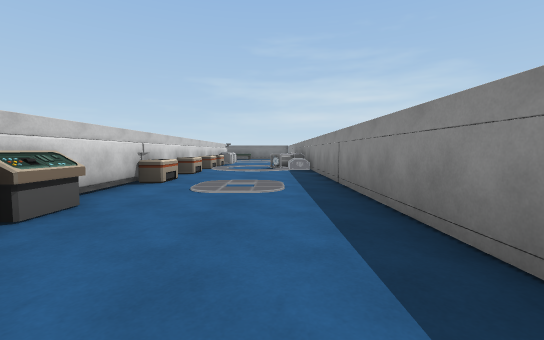
[1] (above)

15 first-person views from a walk through a Unity game level. The camera is 1.2 m above the floor, tilts 4° down and sees 90° across. Doors are open. The floor is counted in squares, 2 m on a side. Each view is taken from the middle of a square. On the plan, view 1 faces up. The plan holds only what a view shows up to about 9 squares ahead; the rest is blank. The place goes on beyond the plan. The player is left out.

[2]
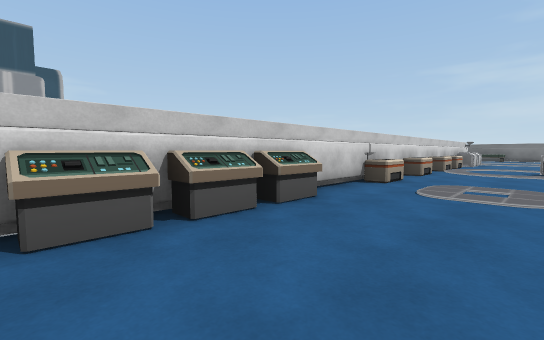

[3]
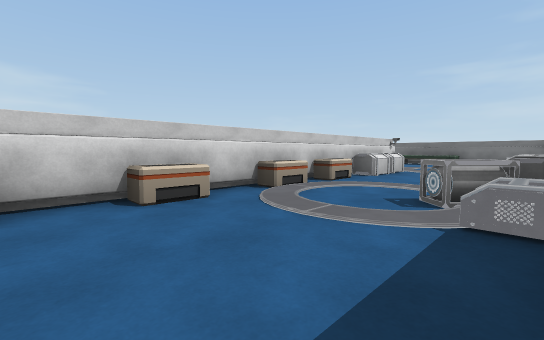

[4]
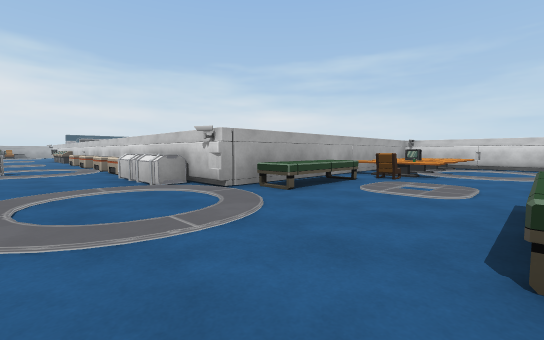

[5]
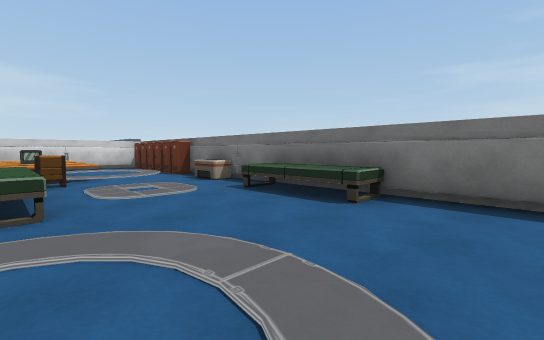

[6]
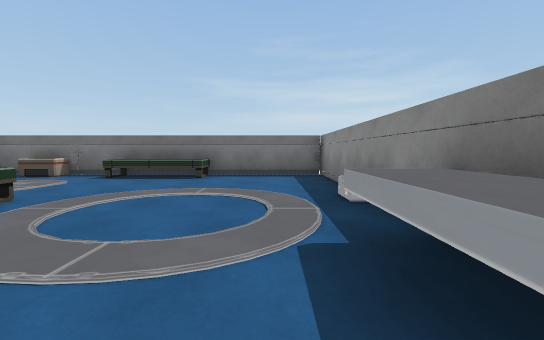

[7]
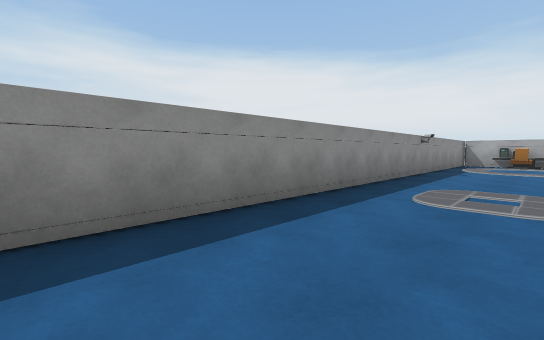

[8]
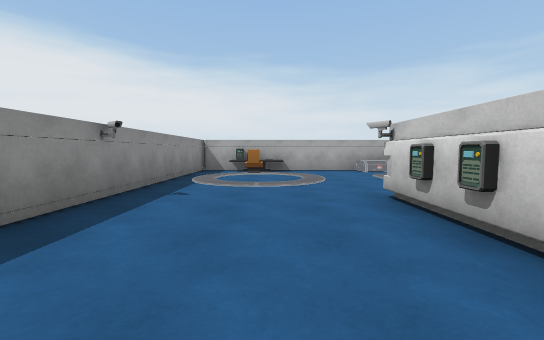

[9]
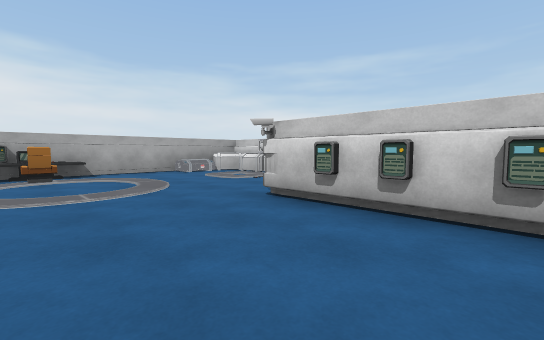

[10]
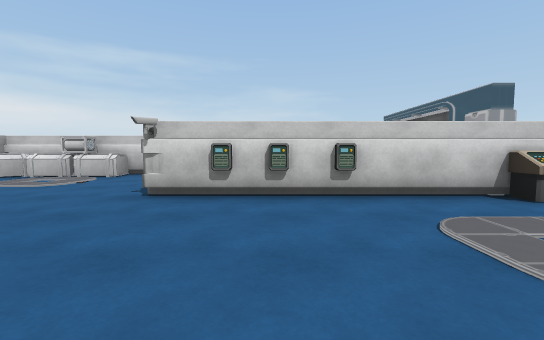

[11]
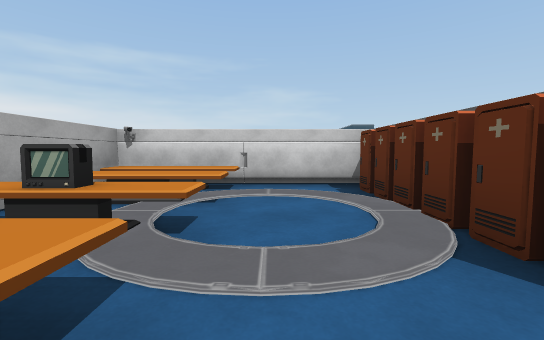

[12]
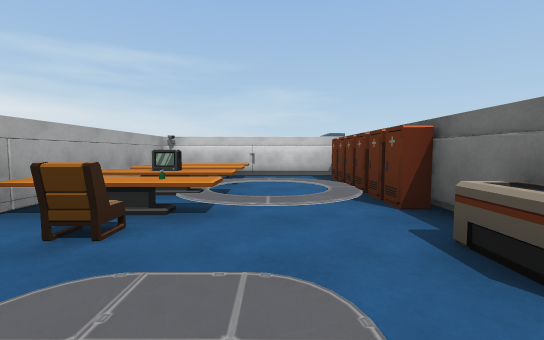

[13]
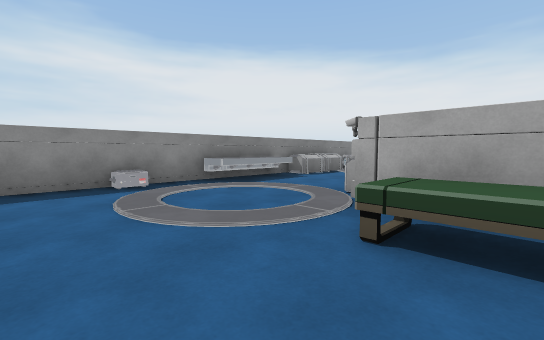

[14]
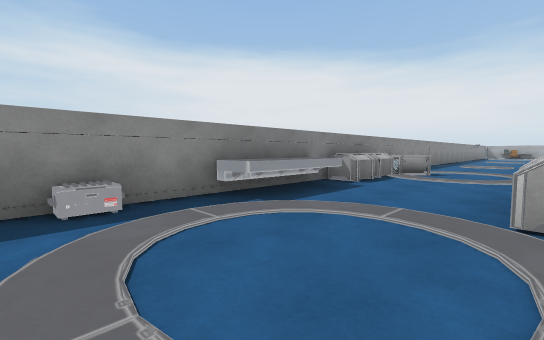

[15]
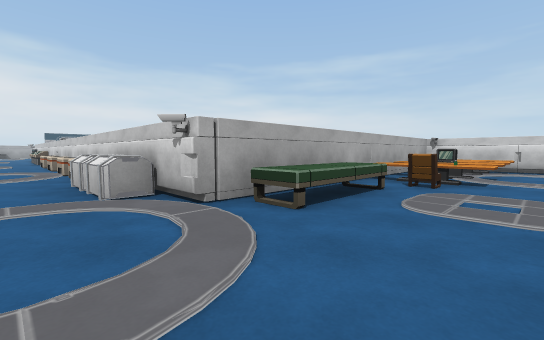

### Floor plan
Points are (right, up) in squares from view 1. A wall is a line through its corners. A room is listed if a view was taken in it or the views show most of it. See-through windows are left out.
Room 1 (views 1, 2, 3, 4, 5, 6, 7, 8, 9, 10, 11, 12, 13, 14, 15)
walls: (-2.5, 5.4) (-2.5, 4.9); (1.2, 12.5) (1.2, 20); (1.2, 19.7) (-6.5, 19.7); (-5.8, -6.1) (-5.8, -8.5); (-10.8, 19.6) (-10.8, 15.3) (-2.5, 15.3) (-2.5, -4.6); (-3.6, -9.7) (1.1, -9.7); (1.2, -10) (1.2, 9.6)
low walls: (0.5, 12.8) (0.5, 14.9) (1.2, 14.9); (1, 12.8) (1, 14.9)
objects: other object (-10, 16) to (-10, 17); other object (-10, 20); other object (-9, 16) to (-9, 17); other object (-9, 20); other object (-8, 16) to (-8, 17); other object (-8, 20); other object (-7, 16); other object (-7, 17); other object (-7, 20); other object (-6, 17); other object (-5, -8); other object (-5, -7); other object (-5, 16) to (-3, 16); other object (-5, 19); other object (-3, 19) to (-2, 19); other object (-2, 0); other object (-2, 1); other object (-2, 2) to (-2, 3); other object (-2, 5) to (-2, 6); other object (-2, 7) to (-2, 8); other object (-2, 9) to (-2, 10); other object (-2, 11); other object (-2, 13); other object (-2, 14); other object (-1, -9); other object (-1, -8); other object (0, -9); other object (0, 10); other object (1, -5); other object (1, 8); other object (1, 10) to (1, 11); other object (1, 12); other object (1, 16)

Where each view was taken, in squares from view 1:
view 1: 0 up, 0 right, facing up
view 2: 0 up, 0 right, facing up-left
view 3: 6 up, 1 right, facing up-left
view 4: 19 up, 0 right, facing down-left
view 5: 16 up, 0 right, facing up-left
view 6: 13 up, 0 right, facing up
view 7: 3 up, 1 left, facing down-right
view 8: 1 down, 1 left, facing down
view 9: 2 down, 0 right, facing down-left
view 10: 3 down, 1 right, facing left
view 11: 18 up, 6 left, facing left
view 12: 18 up, 4 left, facing left
view 13: 18 up, 4 left, facing down-right
view 14: 17 up, 2 left, facing down-right
view 15: 18 up, 1 left, facing down-left
